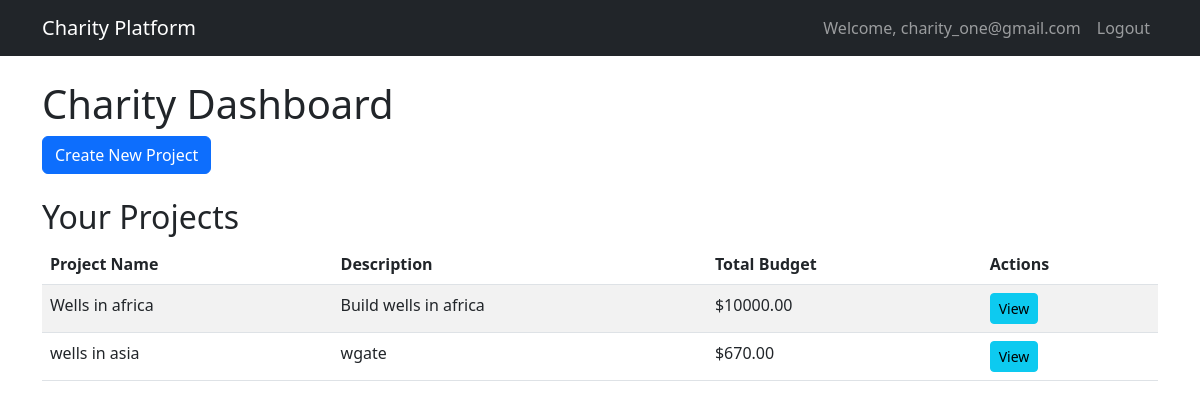
/dashboard (signed in), run on the app's committed database.
### models.py (models this page shows)
class User(UserMixin, db.Model):
    id = db.Column(db.Integer, primary_key=True)
    email = db.Column(db.String(100), unique=True)
    password = db.Column(db.String(100))
    role = db.Column(db.String(20))  # donor, company, or charity
    projects = db.relationship('Project', backref='owner', lazy=True)

class Project(db.Model):
    id = db.Column(db.Integer, primary_key=True)
    name = db.Column(db.String(100), nullable=False)
    description = db.Column(db.Text)
    total_budget = db.Column(db.Float, nullable=False)
    user_id = db.Column(db.Integer, db.ForeignKey('user.id'), nullable=False)
    project_companies = db.relationship('ProjectCompany', backref='project', lazy=True, cascade="all, delete-orphan")

### app.py (the view)
@app.route('/dashboard')
@login_required
def dashboard():
    if current_user.role == 'charity':
        projects = Project.query.filter_by(user_id=current_user.id).all()
        return render_template('charity_dashboard.html', user=current_user, projects=projects)
    return render_template('dashboard.html', user=current_user)

### app.py (called while the page is built)
@login_manager.user_loader
def load_user(user_id):
    return User.query.get(int(user_id))

### templates/charity_dashboard.html (shortened to what this page needs)
<!DOCTYPE html>
<html lang="en">
<head>
    <link href="https://cdn.jsdelivr.net/npm/bootstrap@5.3.0-alpha1/dist/css/bootstrap.min.css" rel="stylesheet">
</head>
<body>
    <nav class="navbar navbar-expand-lg navbar-dark bg-dark">
        <div class="container">
            <a class="navbar-brand" href="#">Charity Platform</a>
            <div class="collapse navbar-collapse" id="navbarNav">
                <ul class="navbar-nav ms-auto">
                    <li class="nav-item">
                        <span class="nav-link">Welcome, {{ user.email }}</span>
                    </li>
                    <li class="nav-item">
                        <a class="nav-link" href="{{ url_for('logout') }}">Logout</a>
                    </li>
                </ul>
            </div>
        </div>
    </nav>
    <div class="container mt-4">
        <h1>Charity Dashboard</h1>
        <div class="row mb-4">
            <div class="col">
                <a href="{{ url_for('create_project') }}" class="btn btn-primary">Create New Project</a>
            </div>
        </div>
        <h2>Your Projects</h2>
        {% if projects %}
            <div class="table-responsive">
                <table class="table table-striped">
                    <thead>
                        <tr>
                            <th>Project Name</th>
                            <th>Description</th>
                            <th>Total Budget</th>
                            <th>Actions</th>
                        </tr>
                    </thead>
                    <tbody>
                        {% for project in projects %}
                            <tr>
                                <td>{{ project.name }}</td>
                                <td>{{ project.description }}</td>
                                <td>${{ "%.2f"|format(project.total_budget) }}</td>
                                <td>
                                    <a href="{{ url_for('view_project', project_id=project.id) }}" class="btn btn-sm btn-info">View</a>
                                </td>
                            </tr>
                        {% endfor %}
                    </tbody>
                </table>
            </div>
        {% else %}
            <p>You haven't created any projects yet.</p>
        {% endif %}
    </div>
</body>
</html>

### data on the page
User: email "charity_one@gmail.com"
Project: name "Wells in africa", description "Build wells in africa", total_budget "10000.00"
Project: name "wells in asia", description "wgate", total_budget "670.00"
